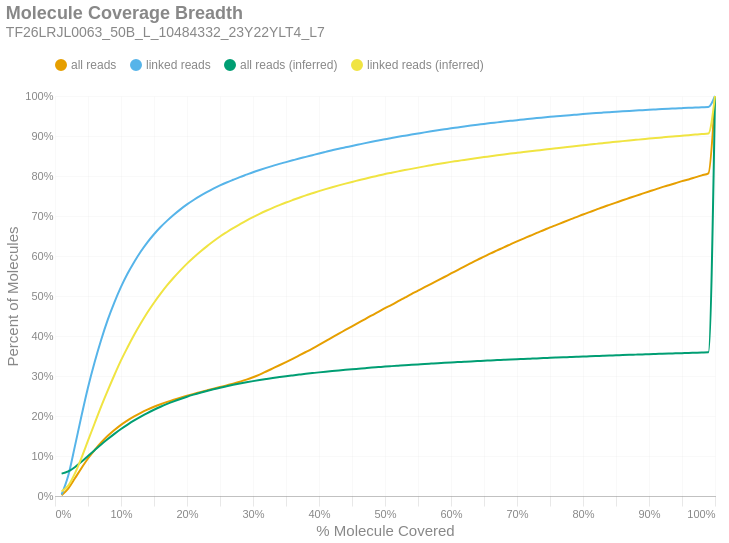

The code cell stored with this chart in its notebook:
### Markdown cell above
### Molecule Read Coverage
This chart shows molecule coverage breadth as computed by the number of bases aligned to that molecule. In other words, "*how much of each unique long molecule is actually sequenced/aligned?*" Keep in mind there is a distinction between sequences and alignments, since some sequences belonging to a particular molecule may not align well and wouldn't appear in the alignment data. This chart also shows molecule coverage breadth as computed by the *inferred fragment* from which the aligned sequences originate. Unlike read coverage, this calculation takes into account the total insert size, including unsequenced gaps between the forward and reverse reads. Like the previous figures, these are cumulative percents.

### Code cell
if SKIPLR:
    print_html(f"Skipped")
else:
    binned_df = consolidated_hist(valids['coverage_bp'], mask, 0.01, True)
    binned_df_inf = consolidated_hist(valids['coverage_inserts'], mask, 0.01, True)
    binned_df = binned_df.with_columns(pl.lit(binned_df_inf['all reads (cumsum)']).alias('all reads (inferred)'))
    binned_df = binned_df.with_columns(pl.lit(binned_df_inf['linked reads (cumsum)']).alias('linked reads (inferred)'))
    binned_df = binned_df.with_columns(
        (pl.col('bin').cast(pl.Float64) + 0.01).alias('right_edge')
    )

    with SafeRender(binned_df):
        (
            density_plot(binned_df, 'Molecule Coverage Breadth', samplename, 'molcov', ['all reads (inferred)','linked reads (inferred)'])
            .encode(
                #x=alt.X('bin:Q', title="% Molecule Covered").axis(format = '%').scale(padding=0),
                x=alt.X('right_edge:Q', title="% Molecule Covered").axis(format='%').scale(padding=0),
                y=alt.Y('value:Q', title='Percent of Molecules')
                    .axis(format='%')
                    .stack(False)
                    .scale(domainMin=0, padding=0),
                color=alt.Color("key:N").scale(domain = ["all reads", "linked reads", "all reads (inferred)", "linked reads (inferred)"]),
                tooltip = [
                    alt.Tooltip("key:N", title = "Data Type"),
                    alt.Tooltip("range_label:N", title="% Molecule Covered"),
                    alt.Tooltip("value:Q", format = ".2%", title="% Molecules")
                ]
            )
        ).display()

### Figure 1 — Vega-Lite specification as saved in the notebook (floating-point values rounded to 4 significant figures)
{"width": "container", "height": 400, "config": {"title": {"anchor": "start", "dy": -15, "fontSize": 18, "color": "#888888", "subtitleColor": "#888888", "subtitleFontSize": 14}, "arc": {"fill": "#0072B2"}, "axis": {"domainColor": "#888888", "domainWidth": 0.5, "gridWidth": 0.2, "grid": false, "titleFontWeight": 400, "titleFontSize": 15, "labelFontSize": 11, "labelColor": "#888888", "tickColor": "#888888", "tickWidth": 0.2, "titleColor": "#888888"}, "axisBand": {"grid": false}, "axisX": {"grid": true, "tickSize": 10, "domainCap": "round"}, "axisY": {"domain": false, "grid": true, "tickSize": 0, "domainCap": "round"}, "background": "transparent", "header": {"labelFontSize": 15, "labelColor": "#888888", "titleFontSize": 15, "titleFontWeight": 600, "titleColor": "#888888"}, "legend": {"labelFont": "sans-serif", "labelFontSize": 12, "labelColor": "#888888", "symbolSize": 100, "symbolType": "circle", "titleFontSize": 12, "titlePadding": 10, "titleColor": "#888888", "title": null, "orient": "top"}, "range": {"category": ["#E69F00", "#56B4E9", "#009E73", "#F0E442", "#0072B2", "#D55E00", "#CC79A7", "#000000"], "diverging": ["#cfe8f3", "#a2d4ec", "#73bfe2", "#46abdb", "#1696d2", "#12719e"]}, "area": {"fill": "#0072B2", "fillOpacity": 0.7, "line": true, "strokeOpacity": 0.7}, "line": {"color": "#0072B2", "stroke": "#0072B2", "strokeWidth": 2}, "trail": {"color": "#0072B2", "stroke": "#0072B2", "strokeWidth": 0, "size": 1}, "point": {"filled": true, "fillOpacity": 1.0, "size": 95}, "text": {"color": "#888888", "fontSize": 11, "align": "right", "fontWeight": 400, "size": 11}, "bar": {"fill": "#0072B2", "stroke": null}, "view": {"stroke": null, "continuousWidth": 660, "continuousHeight": 400}}, "data": {"name": "data-5bb37b420961cb6cc7675371edf70b4b"}, "mark": {"type": "line", "interpolate": "monotone", "point": {"opacity": 0, "size": 275}}, "encoding": {"color": {"field": "key", "scale": {"domain": ["all reads", "linked reads", "all reads (inferred)", "linked reads (inferred)"]}, "type": "nominal"}, "tooltip": [{"field": "key", "title": "Data Type", "type": "nominal"}, {"field": "range_label", "title": "% Molecule Covered", "type": "nominal"}, {"field": "value", "format": ".2%", "title": "% Molecules", "type": "quantitative"}], "x": {"axis": {"format": "%"}, "field": "right_edge", "scale": {"padding": 0}, "title": "% Molecule Covered", "type": "quantitative"}, "y": {"axis": {"format": "%"}, "field": "value", "scale": {"domainMin": 0, "padding": 0}, "stack": false, "title": "Percent of Molecules", "type": "quantitative"}}, "params": [{"name": "param_c36ac31b6afebe62", "select": {"type": "point", "fields": ["key"]}, "bind": "legend"}], "title": {"text": "Molecule Coverage Breadth", "subtitle": "TF26LRJL0063_50B_L_10484332_23Y22YLT4_L7"}, "transform": [{"fold": ["all reads (cumsum)", "linked reads (cumsum)", "all reads (inferred)", "linked reads (inferred)"]}, {"calculate": "replace(datum.key, ' (cumsum)', '')", "as": "key"}, {"filter": {"param": "param_c36ac31b6afebe62"}}], "usermeta": {"embedOptions": {"downloadFileName": "TF26LRJL0063_50B_L_10484332_23Y22YLT4_L7.molcov"}}, "$schema": "https://vega.github.io/schema/vega-lite/v6.4.1.json", "datasets": {"data-5bb37b420961cb6cc7675371edf70b4b": [{"bin": "0.0", "interval": "0.0-0.01", "all reads": 0.001741, "linked reads": 0.003759, "all reads (cumsum)": 0.001741, "linked reads (cumsum)": 0.003759, "range_label": "0.0-0.01", "all reads (inferred)": 0.05589, "linked reads (inferred)": 0.01178, "right_edge": 0.01}, {"bin": "0.01", "interval": "0.01-0.02", "all reads": 0.01685, "linked reads": 0.04674, "all reads (cumsum)": 0.01859, "linked reads (cumsum)": 0.0505, "range_label": "0.01-0.02", "all reads (inferred)": 0.06134, "linked reads (inferred)": 0.02574, "right_edge": 0.02}, {"bin": "0.02", "interval": "0.02-0.03", "all reads": 0.02516, "linked reads": 0.07289, "all reads (cumsum)": 0.04375, "linked reads (cumsum)": 0.1234, "range_label": "0.02-0.03", "all reads (inferred)": 0.07203, "linked reads (inferred)": 0.05592, "right_edge": 0.03}, {"bin": "0.03", "interval": "0.03-0.04", "all reads": 0.02576, "linked reads": 0.07602, "all reads (cumsum)": 0.06951, "linked reads (cumsum)": 0.1994, "range_label": "0.03-0.04", "all reads (inferred)": 0.08539, "linked reads (inferred)": 0.09491, "right_edge": 0.04}, {"bin": "0.04", "interval": "0.04-0.05", "all reads": 0.02419, "linked reads": 0.07193, "all reads (cumsum)": 0.09369, "linked reads (cumsum)": 0.2713, "range_label": "0.04-0.05", "all reads (inferred)": 0.1001, "linked reads (inferred)": 0.1382, "right_edge": 0.05}, {"bin": "0.05", "interval": "0.05-0.06", "all reads": 0.02111, "linked reads": 0.06301, "all reads (cumsum)": 0.1148, "linked reads (cumsum)": 0.3344, "range_label": "0.05-0.06", "all reads (inferred)": 0.1146, "linked reads (inferred)": 0.1812, "right_edge": 0.06}, {"bin": "0.06", "interval": "0.06-0.07", "all reads": 0.01889, "linked reads": 0.05636, "all reads (cumsum)": 0.1337, "linked reads (cumsum)": 0.3907, "range_label": "0.06-0.07", "all reads (inferred)": 0.1289, "linked reads (inferred)": 0.224, "right_edge": 0.07}, {"bin": "0.07", "interval": "0.07-0.08", "all reads": 0.01674, "linked reads": 0.0501, "all reads (cumsum)": 0.1504, "linked reads (cumsum)": 0.4408, "range_label": "0.07-0.08", "all reads (inferred)": 0.1423, "linked reads (inferred)": 0.2639, "right_edge": 0.08}, {"bin": "0.08", "interval": "0.08-0.09", "all reads": 0.01451, "linked reads": 0.0432, "all reads (cumsum)": 0.1649, "linked reads (cumsum)": 0.484, "range_label": "0.08-0.09", "all reads (inferred)": 0.1552, "linked reads (inferred)": 0.3025, "right_edge": 0.09}, {"bin": "0.09", "interval": "0.09-0.1", "all reads": 0.01298, "linked reads": 0.03859, "all reads (cumsum)": 0.1779, "linked reads (cumsum)": 0.5226, "range_label": "0.09-0.1", "all reads (inferred)": 0.1674, "linked reads (inferred)": 0.339, "right_edge": 0.1}, {"bin": "0.1", "interval": "0.1-0.11", "all reads": 0.01129, "linked reads": 0.03348, "all reads (cumsum)": 0.1892, "linked reads (cumsum)": 0.5561, "range_label": "0.1-0.11", "all reads (inferred)": 0.1784, "linked reads (inferred)": 0.3719, "right_edge": 0.11}, {"bin": "0.11", "interval": "0.11-0.12", "all reads": 0.009877, "linked reads": 0.02907, "all reads (cumsum)": 0.1991, "linked reads (cumsum)": 0.5852, "range_label": "0.11-0.12", "all reads (inferred)": 0.1888, "linked reads (inferred)": 0.4031, "right_edge": 0.12}, {"bin": "0.12", "interval": "0.12-0.13", "all reads": 0.008916, "linked reads": 0.02601, "all reads (cumsum)": 0.208, "linked reads (cumsum)": 0.6112, "range_label": "0.12-0.13", "all reads (inferred)": 0.1984, "linked reads (inferred)": 0.4318, "right_edge": 0.13}, {"bin": "0.13", "interval": "0.13-0.14", "all reads": 0.00794, "linked reads": 0.02298, "all reads (cumsum)": 0.2159, "linked reads (cumsum)": 0.6341, "range_label": "0.13-0.14", "all reads (inferred)": 0.2074, "linked reads (inferred)": 0.4588, "right_edge": 0.14}, {"bin": "0.14", "interval": "0.14-0.15", "all reads": 0.007095, "linked reads": 0.02024, "all reads (cumsum)": 0.223, "linked reads (cumsum)": 0.6544, "range_label": "0.14-0.15", "all reads (inferred)": 0.2156, "linked reads (inferred)": 0.4832, "right_edge": 0.15}, {"bin": "0.15", "interval": "0.15-0.16", "all reads": 0.00643, "linked reads": 0.01808, "all reads (cumsum)": 0.2295, "linked reads (cumsum)": 0.6725, "range_label": "0.15-0.16", "all reads (inferred)": 0.2231, "linked reads (inferred)": 0.5058, "right_edge": 0.16}, {"bin": "0.16", "interval": "0.16-0.17", "all reads": 0.005846, "linked reads": 0.01598, "all reads (cumsum)": 0.2353, "linked reads (cumsum)": 0.6884, "range_label": "0.16-0.17", "all reads (inferred)": 0.2302, "linked reads (inferred)": 0.5269, "right_edge": 0.17}, {"bin": "0.17", "interval": "0.17-0.18", "all reads": 0.005484, "linked reads": 0.01472, "all reads (cumsum)": 0.2408, "linked reads (cumsum)": 0.7032, "range_label": "0.17-0.18", "all reads (inferred)": 0.2366, "linked reads (inferred)": 0.5462, "right_edge": 0.18}, {"bin": "0.18", "interval": "0.18-0.19", "all reads": 0.005187, "linked reads": 0.0135, "all reads (cumsum)": 0.246, "linked reads (cumsum)": 0.7167, "range_label": "0.18-0.19", "all reads (inferred)": 0.2426, "linked reads (inferred)": 0.564, "right_edge": 0.19}, {"bin": "0.19", "interval": "0.19-0.2", "all reads": 0.004832, "linked reads": 0.01228, "all reads (cumsum)": 0.2508, "linked reads (cumsum)": 0.7289, "range_label": "0.19-0.2", "all reads (inferred)": 0.2482, "linked reads (inferred)": 0.5809, "right_edge": 0.2}, {"bin": "0.2", "interval": "0.2-0.21", "all reads": 0.004508, "linked reads": 0.01113, "all reads (cumsum)": 0.2553, "linked reads (cumsum)": 0.7401, "range_label": "0.2-0.21", "all reads (inferred)": 0.2533, "linked reads (inferred)": 0.5963, "right_edge": 0.21}, {"bin": "0.21", "interval": "0.21-0.22", "all reads": 0.00427, "linked reads": 0.01006, "all reads (cumsum)": 0.2596, "linked reads (cumsum)": 0.7501, "range_label": "0.21-0.22", "all reads (inferred)": 0.2581, "linked reads (inferred)": 0.6107, "right_edge": 0.22}, {"bin": "0.22", "interval": "0.22-0.23", "all reads": 0.004296, "linked reads": 0.009286, "all reads (cumsum)": 0.2639, "linked reads (cumsum)": 0.7594, "range_label": "0.22-0.23", "all reads (inferred)": 0.2626, "linked reads (inferred)": 0.6241, "right_edge": 0.23}, {"bin": "0.23", "interval": "0.23-0.24", "all reads": 0.004275, "linked reads": 0.008776, "all reads (cumsum)": 0.2682, "linked reads (cumsum)": 0.7682, "range_label": "0.23-0.24", "all reads (inferred)": 0.2669, "linked reads (inferred)": 0.6368, "right_edge": 0.24}, {"bin": "0.24", "interval": "0.24-0.25", "all reads": 0.004228, "linked reads": 0.008189, "all reads (cumsum)": 0.2724, "linked reads (cumsum)": 0.7764, "range_label": "0.24-0.25", "all reads (inferred)": 0.2709, "linked reads (inferred)": 0.6487, "right_edge": 0.25}, {"bin": "0.25", "interval": "0.25-0.26", "all reads": 0.004193, "linked reads": 0.007395, "all reads (cumsum)": 0.2766, "linked reads (cumsum)": 0.7838, "range_label": "0.25-0.26", "all reads (inferred)": 0.2745, "linked reads (inferred)": 0.6594, "right_edge": 0.26}, {"bin": "0.26", "interval": "0.26-0.27", "all reads": 0.00434, "linked reads": 0.006788, "all reads (cumsum)": 0.2809, "linked reads (cumsum)": 0.7906, "range_label": "0.26-0.27", "all reads (inferred)": 0.2779, "linked reads (inferred)": 0.6697, "right_edge": 0.27}, {"bin": "0.27", "interval": "0.27-0.28", "all reads": 0.004811, "linked reads": 0.006618, "all reads (cumsum)": 0.2857, "linked reads (cumsum)": 0.7972, "range_label": "0.27-0.28", "all reads (inferred)": 0.2812, "linked reads (inferred)": 0.6794, "right_edge": 0.28}, {"bin": "0.28", "interval": "0.28-0.29", "all reads": 0.005166, "linked reads": 0.006106, "all reads (cumsum)": 0.2909, "linked reads (cumsum)": 0.8033, "range_label": "0.28-0.29", "all reads (inferred)": 0.2843, "linked reads (inferred)": 0.6887, "right_edge": 0.29}, {"bin": "0.29", "interval": "0.29-0.3", "all reads": 0.005958, "linked reads": 0.006084, "all reads (cumsum)": 0.2968, "linked reads (cumsum)": 0.8094, "range_label": "0.29-0.3", "all reads (inferred)": 0.2872, "linked reads (inferred)": 0.6973, "right_edge": 0.3}, {"bin": "0.3", "interval": "0.3-0.31", "all reads": 0.006763, "linked reads": 0.005588, "all reads (cumsum)": 0.3036, "linked reads (cumsum)": 0.815, "range_label": "0.3-0.31", "all reads (inferred)": 0.2899, "linked reads (inferred)": 0.7054, "right_edge": 0.31}, {"bin": "0.31", "interval": "0.31-0.32", "all reads": 0.007608, "linked reads": 0.005338, "all reads (cumsum)": 0.3112, "linked reads (cumsum)": 0.8203, "range_label": "0.31-0.32", "all reads (inferred)": 0.2925, "linked reads (inferred)": 0.7131, "right_edge": 0.32}, {"bin": "0.32", "interval": "0.32-0.33", "all reads": 0.00782, "linked reads": 0.005076, "all reads (cumsum)": 0.319, "linked reads (cumsum)": 0.8254, "range_label": "0.32-0.33", "all reads (inferred)": 0.295, "linked reads (inferred)": 0.7204, "right_edge": 0.33}, {"bin": "0.33", "interval": "0.33-0.34", "all reads": 0.007854, "linked reads": 0.004906, "all reads (cumsum)": 0.3269, "linked reads (cumsum)": 0.8303, "range_label": "0.33-0.34", "all reads (inferred)": 0.2972, "linked reads (inferred)": 0.7272, "right_edge": 0.34}, {"bin": "0.34", "interval": "0.34-0.35", "all reads": 0.007992, "linked reads": 0.004494, "all reads (cumsum)": 0.3349, "linked reads (cumsum)": 0.8348, "range_label": "0.34-0.35", "all reads (inferred)": 0.2994, "linked reads (inferred)": 0.7337, "right_edge": 0.35}, {"bin": "0.35", "interval": "0.35-0.36", "all reads": 0.008161, "linked reads": 0.004466, "all reads (cumsum)": 0.343, "linked reads (cumsum)": 0.8392, "range_label": "0.35-0.36", "all reads (inferred)": 0.3015, "linked reads (inferred)": 0.7398, "right_edge": 0.36}, {"bin": "0.36", "interval": "0.36-0.37", "all reads": 0.008413, "linked reads": 0.004416, "all reads (cumsum)": 0.3515, "linked reads (cumsum)": 0.8437, "range_label": "0.36-0.37", "all reads (inferred)": 0.3035, "linked reads (inferred)": 0.7458, "right_edge": 0.37}, {"bin": "0.37", "interval": "0.37-0.38", "all reads": 0.008513, "linked reads": 0.004138, "all reads (cumsum)": 0.36, "linked reads (cumsum)": 0.8478, "range_label": "0.37-0.38", "all reads (inferred)": 0.3055, "linked reads (inferred)": 0.7516, "right_edge": 0.38}, {"bin": "0.38", "interval": "0.38-0.39", "all reads": 0.008708, "linked reads": 0.004224, "all reads (cumsum)": 0.3687, "linked reads (cumsum)": 0.852, "range_label": "0.38-0.39", "all reads (inferred)": 0.3073, "linked reads (inferred)": 0.7568, "right_edge": 0.39}, {"bin": "0.39", "interval": "0.39-0.4", "all reads": 0.009122, "linked reads": 0.004221, "all reads (cumsum)": 0.3778, "linked reads (cumsum)": 0.8562, "range_label": "0.39-0.4", "all reads (inferred)": 0.3091, "linked reads (inferred)": 0.7622, "right_edge": 0.4}, {"bin": "0.4", "interval": "0.4-0.41", "all reads": 0.009247, "linked reads": 0.004043, "all reads (cumsum)": 0.387, "linked reads (cumsum)": 0.8603, "range_label": "0.4-0.41", "all reads (inferred)": 0.3108, "linked reads (inferred)": 0.7672, "right_edge": 0.41}, {"bin": "0.41", "interval": "0.41-0.42", "all reads": 0.00943, "linked reads": 0.004001, "all reads (cumsum)": 0.3965, "linked reads (cumsum)": 0.8643, "range_label": "0.41-0.42", "all reads (inferred)": 0.3124, "linked reads (inferred)": 0.772, "right_edge": 0.42}, {"bin": "0.42", "interval": "0.42-0.43", "all reads": 0.009392, "linked reads": 0.003865, "all reads (cumsum)": 0.4059, "linked reads (cumsum)": 0.8681, "range_label": "0.42-0.43", "all reads (inferred)": 0.3139, "linked reads (inferred)": 0.7766, "right_edge": 0.43}, {"bin": "0.43", "interval": "0.43-0.44", "all reads": 0.009193, "linked reads": 0.003514, "all reads (cumsum)": 0.4151, "linked reads (cumsum)": 0.8717, "range_label": "0.43-0.44", "all reads (inferred)": 0.3154, "linked reads (inferred)": 0.781, "right_edge": 0.44}, {"bin": "0.44", "interval": "0.44-0.45", "all reads": 0.009259, "linked reads": 0.003441, "all reads (cumsum)": 0.4243, "linked reads (cumsum)": 0.8751, "range_label": "0.44-0.45", "all reads (inferred)": 0.3169, "linked reads (inferred)": 0.7852, "right_edge": 0.45}, {"bin": "0.45", "interval": "0.45-0.46", "all reads": 0.0091, "linked reads": 0.003539, "all reads (cumsum)": 0.4334, "linked reads (cumsum)": 0.8786, "range_label": "0.45-0.46", "all reads (inferred)": 0.3182, "linked reads (inferred)": 0.7893, "right_edge": 0.46}, {"bin": "0.46", "interval": "0.46-0.47", "all reads": 0.008967, "linked reads": 0.003528, "all reads (cumsum)": 0.4424, "linked reads (cumsum)": 0.8822, "range_label": "0.46-0.47", "all reads (inferred)": 0.3196, "linked reads (inferred)": 0.7933, "right_edge": 0.47}, {"bin": "0.47", "interval": "0.47-0.48", "all reads": 0.009139, "linked reads": 0.003386, "all reads (cumsum)": 0.4515, "linked reads (cumsum)": 0.8856, "range_label": "0.47-0.48", "all reads (inferred)": 0.321, "linked reads (inferred)": 0.7973, "right_edge": 0.48}, {"bin": "0.48", "interval": "0.48-0.49", "all reads": 0.0087, "linked reads": 0.003199, "all reads (cumsum)": 0.4602, "linked reads (cumsum)": 0.8888, "range_label": "0.48-0.49", "all reads (inferred)": 0.3222, "linked reads (inferred)": 0.801, "right_edge": 0.49}, {"bin": "0.49", "interval": "0.49-0.5", "all reads": 0.009557, "linked reads": 0.003291, "all reads (cumsum)": 0.4698, "linked reads (cumsum)": 0.892, "range_label": "0.49-0.5", "all reads (inferred)": 0.3235, "linked reads (inferred)": 0.8048, "right_edge": 0.5}, {"bin": "0.5", "interval": "0.5-0.51", "all reads": 0.008199, "linked reads": 0.00294, "all reads (cumsum)": 0.478, "linked reads (cumsum)": 0.895, "range_label": "0.5-0.51", "all reads (inferred)": 0.3247, "linked reads (inferred)": 0.8082, "right_edge": 0.51}, {"bin": "0.51", "interval": "0.51-0.52", "all reads": 0.009156, "linked reads": 0.002996, "all reads (cumsum)": 0.4871, "linked reads (cumsum)": 0.898, "range_label": "0.51-0.52", "all reads (inferred)": 0.3258, "linked reads (inferred)": 0.8115, "right_edge": 0.52}, {"bin": "0.52", "interval": "0.52-0.53", "all reads": 0.008707, "linked reads": 0.002773, "all reads (cumsum)": 0.4958, "linked reads (cumsum)": 0.9008, "range_label": "0.52-0.53", "all reads (inferred)": 0.3269, "linked reads (inferred)": 0.8148, "right_edge": 0.53}, {"bin": "0.53", "interval": "0.53-0.54", "all reads": 0.008906, "linked reads": 0.00279, "all reads (cumsum)": 0.5048, "linked reads (cumsum)": 0.9035, "range_label": "0.53-0.54", "all reads (inferred)": 0.328, "linked reads (inferred)": 0.8178, "right_edge": 0.54}, {"bin": "0.54", "interval": "0.54-0.55", "all reads": 0.008511, "linked reads": 0.002773, "all reads (cumsum)": 0.5133, "linked reads (cumsum)": 0.9063, "range_label": "0.54-0.55", "all reads (inferred)": 0.329, "linked reads (inferred)": 0.8209, "right_edge": 0.55}, {"bin": "0.55", "interval": "0.55-0.56", "all reads": 0.008701, "linked reads": 0.002754, "all reads (cumsum)": 0.522, "linked reads (cumsum)": 0.9091, "range_label": "0.55-0.56", "all reads (inferred)": 0.3301, "linked reads (inferred)": 0.8241, "right_edge": 0.56}, {"bin": "0.56", "interval": "0.56-0.57", "all reads": 0.008576, "linked reads": 0.002606, "all reads (cumsum)": 0.5305, "linked reads (cumsum)": 0.9117, "range_label": "0.56-0.57", "all reads (inferred)": 0.3311, "linked reads (inferred)": 0.827, "right_edge": 0.57}, {"bin": "0.57", "interval": "0.57-0.58", "all reads": 0.008343, "linked reads": 0.002509, "all reads (cumsum)": 0.5389, "linked reads (cumsum)": 0.9142, "range_label": "0.57-0.58", "all reads (inferred)": 0.3321, "linked reads (inferred)": 0.8299, "right_edge": 0.58}, {"bin": "0.58", "interval": "0.58-0.59", "all reads": 0.008592, "linked reads": 0.002461, "all reads (cumsum)": 0.5475, "linked reads (cumsum)": 0.9166, "range_label": "0.58-0.59", "all reads (inferred)": 0.3331, "linked reads (inferred)": 0.8327, "right_edge": 0.59}, {"bin": "0.59", "interval": "0.59-0.6", "all reads": 0.00886, "linked reads": 0.002523, "all reads (cumsum)": 0.5563, "linked reads (cumsum)": 0.9192, "range_label": "0.59-0.6", "all reads (inferred)": 0.334, "linked reads (inferred)": 0.8353, "right_edge": 0.6}, {"bin": "0.6", "interval": "0.6-0.61", "all reads": 0.008556, "linked reads": 0.002283, "all reads (cumsum)": 0.5649, "linked reads (cumsum)": 0.9215, "range_label": "0.6-0.61", "all reads (inferred)": 0.3348, "linked reads (inferred)": 0.8377, "right_edge": 0.61}, {"bin": "0.61", "interval": "0.61-0.62", "all reads": 0.008698, "linked reads": 0.002347, "all reads (cumsum)": 0.5736, "linked reads (cumsum)": 0.9238, "range_label": "0.61-0.62", "all reads (inferred)": 0.3357, "linked reads (inferred)": 0.8402, "right_edge": 0.62}, {"bin": "0.62", "interval": "0.62-0.63", "all reads": 0.008498, "linked reads": 0.00225, "all reads (cumsum)": 0.5821, "linked reads (cumsum)": 0.926, "range_label": "0.62-0.63", "all reads (inferred)": 0.3366, "linked reads (inferred)": 0.8427, "right_edge": 0.63}, {"bin": "0.63", "interval": "0.63-0.64", "all reads": 0.008315, "linked reads": 0.002122, "all reads (cumsum)": 0.5904, "linked reads (cumsum)": 0.9282, "range_label": "0.63-0.64", "all reads (inferred)": 0.3374, "linked reads (inferred)": 0.845, "right_edge": 0.64}, {"bin": "0.64", "interval": "0.64-0.65", "all reads": 0.007932, "linked reads": 0.001949, "all reads (cumsum)": 0.5983, "linked reads (cumsum)": 0.9301, "range_label": "0.64-0.65", "all reads (inferred)": 0.3381, "linked reads (inferred)": 0.8472, "right_edge": 0.65}, {"bin": "0.65", "interval": "0.65-0.66", "all reads": 0.008059, "linked reads": 0.002102, "all reads (cumsum)": 0.6064, "linked reads (cumsum)": 0.9322, "range_label": "0.65-0.66", "all reads (inferred)": 0.339, "linked reads (inferred)": 0.8495, "right_edge": 0.66}, {"bin": "0.66", "interval": "0.66-0.67", "all reads": 0.007566, "linked reads": 0.001857, "all reads (cumsum)": 0.614, "linked reads (cumsum)": 0.9341, "range_label": "0.66-0.67", "all reads (inferred)": 0.3397, "linked reads (inferred)": 0.8517, "right_edge": 0.67}, {"bin": "0.67", "interval": "0.67-0.68", "all reads": 0.00781, "linked reads": 0.001991, "all reads (cumsum)": 0.6218, "linked reads (cumsum)": 0.9361, "range_label": "0.67-0.68", "all reads (inferred)": 0.3405, "linked reads (inferred)": 0.8539, "right_edge": 0.68}, {"bin": "0.68", "interval": "0.68-0.69", "all reads": 0.007376, "linked reads": 0.001762, "all reads (cumsum)": 0.6291, "linked reads (cumsum)": 0.9378, "range_label": "0.68-0.69", "all reads (inferred)": 0.3413, "linked reads (inferred)": 0.856, "right_edge": 0.69}, {"bin": "0.69", "interval": "0.69-0.7", "all reads": 0.007352, "linked reads": 0.001768, "all reads (cumsum)": 0.6365, "linked reads (cumsum)": 0.9396, "range_label": "0.69-0.7", "all reads (inferred)": 0.342, "linked reads (inferred)": 0.858, "right_edge": 0.7}, {"bin": "0.7", "interval": "0.7-0.71", "all reads": 0.00705, "linked reads": 0.001835, "all reads (cumsum)": 0.6435, "linked reads (cumsum)": 0.9414, "range_label": "0.7-0.71", "all reads (inferred)": 0.3427, "linked reads (inferred)": 0.8599, "right_edge": 0.71}, {"bin": "0.71", "interval": "0.71-0.72", "all reads": 0.00701, "linked reads": 0.001693, "all reads (cumsum)": 0.6506, "linked reads (cumsum)": 0.9431, "range_label": "0.71-0.72", "all reads (inferred)": 0.3434, "linked reads (inferred)": 0.8618, "right_edge": 0.72}, {"bin": "0.72", "interval": "0.72-0.73", "all reads": 0.007158, "linked reads": 0.00174, "all reads (cumsum)": 0.6577, "linked reads (cumsum)": 0.9449, "range_label": "0.72-0.73", "all reads (inferred)": 0.3441, "linked reads (inferred)": 0.8638, "right_edge": 0.73}, {"bin": "0.73", "interval": "0.73-0.74", "all reads": 0.006745, "linked reads": 0.001543, "all reads (cumsum)": 0.6645, "linked reads (cumsum)": 0.9464, "range_label": "0.73-0.74", "all reads (inferred)": 0.3447, "linked reads (inferred)": 0.8656, "right_edge": 0.74}, {"bin": "0.74", "interval": "0.74-0.75", "all reads": 0.00693, "linked reads": 0.001548, "all reads (cumsum)": 0.6714, "linked reads (cumsum)": 0.948, "range_label": "0.74-0.75", "all reads (inferred)": 0.3454, "linked reads (inferred)": 0.8676, "right_edge": 0.75}, {"bin": "0.75", "interval": "0.75-0.76", "all reads": 0.006434, "linked reads": 0.001359, "all reads (cumsum)": 0.6778, "linked reads (cumsum)": 0.9493, "range_label": "0.75-0.76", "all reads (inferred)": 0.3461, "linked reads (inferred)": 0.8696, "right_edge": 0.76}, {"bin": "0.76", "interval": "0.76-0.77", "all reads": 0.006574, "linked reads": 0.001414, "all reads (cumsum)": 0.6844, "linked reads (cumsum)": 0.9507, "range_label": "0.76-0.77", "all reads (inferred)": 0.3468, "linked reads (inferred)": 0.8714, "right_edge": 0.77}, {"bin": "0.77", "interval": "0.77-0.78", "all reads": 0.006407, "linked reads": 0.001378, "all reads (cumsum)": 0.6908, "linked reads (cumsum)": 0.9521, "range_label": "0.77-0.78", "all reads (inferred)": 0.3474, "linked reads (inferred)": 0.8733, "right_edge": 0.78}, {"bin": "0.78", "interval": "0.78-0.79", "all reads": 0.006275, "linked reads": 0.00132, "all reads (cumsum)": 0.6971, "linked reads (cumsum)": 0.9534, "range_label": "0.78-0.79", "all reads (inferred)": 0.3481, "linked reads (inferred)": 0.8751, "right_edge": 0.79}, {"bin": "0.79", "interval": "0.79-0.8", "all reads": 0.006648, "linked reads": 0.001325, "all reads (cumsum)": 0.7037, "linked reads (cumsum)": 0.9548, "range_label": "0.79-0.8", "all reads (inferred)": 0.3487, "linked reads (inferred)": 0.8768, "right_edge": 0.8}, {"bin": "0.8", "interval": "0.8-0.81", "all reads": 0.006058, "linked reads": 0.001208, "all reads (cumsum)": 0.7098, "linked reads (cumsum)": 0.956, "range_label": "0.8-0.81", "all reads (inferred)": 0.3493, "linked reads (inferred)": 0.8785, "right_edge": 0.81}, {"bin": "0.81", "interval": "0.81-0.82", "all reads": 0.006049, "linked reads": 0.001345, "all reads (cumsum)": 0.7158, "linked reads (cumsum)": 0.9573, "range_label": "0.81-0.82", "all reads (inferred)": 0.3499, "linked reads (inferred)": 0.8803, "right_edge": 0.82}, {"bin": "0.82", "interval": "0.82-0.83", "all reads": 0.006156, "linked reads": 0.001136, "all reads (cumsum)": 0.722, "linked reads (cumsum)": 0.9584, "range_label": "0.82-0.83", "all reads (inferred)": 0.3506, "linked reads (inferred)": 0.8821, "right_edge": 0.83}, {"bin": "0.83", "interval": "0.83-0.84", "all reads": 0.005787, "linked reads": 0.001039, "all reads (cumsum)": 0.7278, "linked reads (cumsum)": 0.9595, "range_label": "0.83-0.84", "all reads (inferred)": 0.3512, "linked reads (inferred)": 0.8839, "right_edge": 0.84}, {"bin": "0.84", "interval": "0.84-0.85", "all reads": 0.005748, "linked reads": 0.001011, "all reads (cumsum)": 0.7335, "linked reads (cumsum)": 0.9605, "range_label": "0.84-0.85", "all reads (inferred)": 0.3517, "linked reads (inferred)": 0.8855, "right_edge": 0.85}, {"bin": "0.85", "interval": "0.85-0.86", "all reads": 0.005727, "linked reads": 0.001086, "all reads (cumsum)": 0.7393, "linked reads (cumsum)": 0.9616, "range_label": "0.85-0.86", "all reads (inferred)": 0.3523, "linked reads (inferred)": 0.8872, "right_edge": 0.86}, {"bin": "0.86", "interval": "0.86-0.87", "all reads": 0.00558, "linked reads": 0.001052, "all reads (cumsum)": 0.7448, "linked reads (cumsum)": 0.9626, "range_label": "0.86-0.87", "all reads (inferred)": 0.3529, "linked reads (inferred)": 0.8888, "right_edge": 0.87}, {"bin": "0.87", "interval": "0.87-0.88", "all reads": 0.005589, "linked reads": 0.001014, "all reads (cumsum)": 0.7504, "linked reads (cumsum)": 0.9636, "range_label": "0.87-0.88", "all reads (inferred)": 0.3534, "linked reads (inferred)": 0.8903, "right_edge": 0.88}, {"bin": "0.88", "interval": "0.88-0.89", "all reads": 0.005426, "linked reads": 0.0009161, "all reads (cumsum)": 0.7558, "linked reads (cumsum)": 0.9646, "range_label": "0.88-0.89", "all reads (inferred)": 0.354, "linked reads (inferred)": 0.8919, "right_edge": 0.89}, {"bin": "0.89", "interval": "0.89-0.9", "all reads": 0.005444, "linked reads": 0.001016, "all reads (cumsum)": 0.7613, "linked reads (cumsum)": 0.9656, "range_label": "0.89-0.9", "all reads (inferred)": 0.3545, "linked reads (inferred)": 0.8935, "right_edge": 0.9}, {"bin": "0.9", "interval": "0.9-0.91", "all reads": 0.005151, "linked reads": 0.000852, "all reads (cumsum)": 0.7664, "linked reads (cumsum)": 0.9664, "range_label": "0.9-0.91", "all reads (inferred)": 0.355, "linked reads (inferred)": 0.8949, "right_edge": 0.91}, {"bin": "0.91", "interval": "0.91-0.92", "all reads": 0.005671, "linked reads": 0.0008659, "all reads (cumsum)": 0.7721, "linked reads (cumsum)": 0.9673, "range_label": "0.91-0.92", "all reads (inferred)": 0.3556, "linked reads (inferred)": 0.8965, "right_edge": 0.92}, {"bin": "0.92", "interval": "0.92-0.93", "all reads": 0.004715, "linked reads": 0.0008047, "all reads (cumsum)": 0.7768, "linked reads (cumsum)": 0.9681, "range_label": "0.92-0.93", "all reads (inferred)": 0.3561, "linked reads (inferred)": 0.898, "right_edge": 0.93}, {"bin": "0.93", "interval": "0.93-0.94", "all reads": 0.00504, "linked reads": 0.0007546, "all reads (cumsum)": 0.7819, "linked reads (cumsum)": 0.9689, "range_label": "0.93-0.94", "all reads (inferred)": 0.3566, "linked reads (inferred)": 0.8993, "right_edge": 0.94}, {"bin": "0.94", "interval": "0.94-0.95", "all reads": 0.005267, "linked reads": 0.0007991, "all reads (cumsum)": 0.7871, "linked reads (cumsum)": 0.9697, "range_label": "0.94-0.95", "all reads (inferred)": 0.3571, "linked reads (inferred)": 0.9008, "right_edge": 0.95}, {"bin": "0.95", "interval": "0.95-0.96", "all reads": 0.004324, "linked reads": 0.0007629, "all reads (cumsum)": 0.7915, "linked reads (cumsum)": 0.9704, "range_label": "0.95-0.96", "all reads (inferred)": 0.3576, "linked reads (inferred)": 0.9022, "right_edge": 0.96}, {"bin": "0.96", "interval": "0.96-0.97", "all reads": 0.005042, "linked reads": 0.0006599, "all reads (cumsum)": 0.7965, "linked reads (cumsum)": 0.9711, "range_label": "0.96-0.97", "all reads (inferred)": 0.3581, "linked reads (inferred)": 0.9035, "right_edge": 0.97}, {"bin": "0.97", "interval": "0.97-0.98", "all reads": 0.005095, "linked reads": 0.0007128, "all reads (cumsum)": 0.8016, "linked reads (cumsum)": 0.9718, "range_label": "0.97-0.98", "all reads (inferred)": 0.3586, "linked reads (inferred)": 0.9048, "right_edge": 0.98}, {"bin": "0.98", "interval": "0.98-0.99", "all reads": 0.005084, "linked reads": 0.0006738, "all reads (cumsum)": 0.8067, "linked reads (cumsum)": 0.9725, "range_label": "0.98-0.99", "all reads (inferred)": 0.3592, "linked reads (inferred)": 0.9064, "right_edge": 0.99}, {"bin": "0.99", "interval": "0.99-1.0", "all reads": 0.1933, "linked reads": 0.02754, "all reads (cumsum)": 1.0, "linked reads (cumsum)": 1.0, "range_label": "0.99-1.0", "all reads (inferred)": 1.0, "linked reads (inferred)": 1.0, "right_edge": 1.0}]}}
